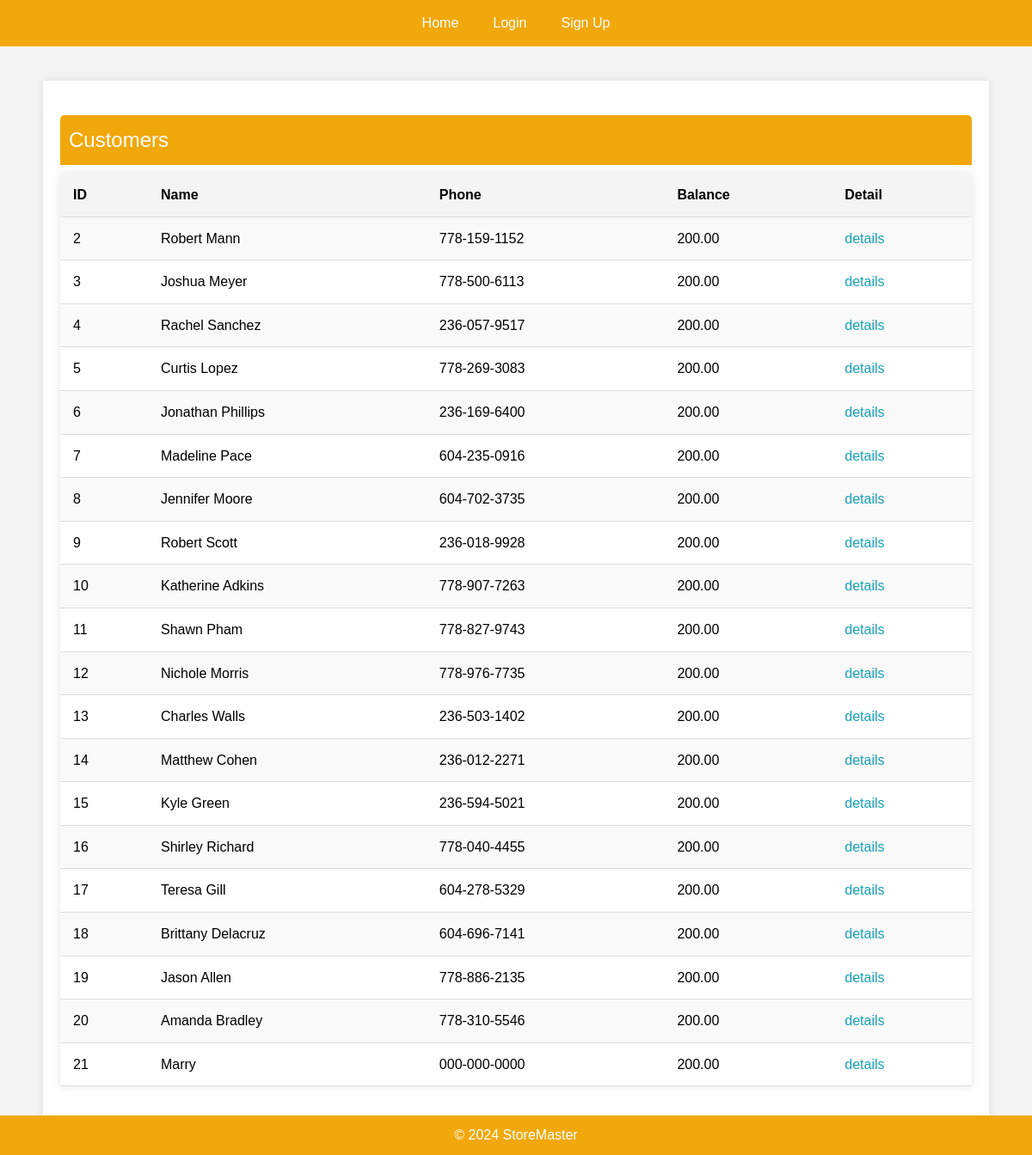
The app's page /customers/ with its own data.
### StoreMaster/models.py (models this page shows, shortened)
class Customer(db.Model):
    __tablename__ = 'customer'
    cid = mapped_column(Integer, primary_key=True)
    name = mapped_column(String(200), nullable=False, unique=True)
    phone = mapped_column(String(20), nullable=False)
    balance = mapped_column(Numeric(10, 2), nullable=False, default=200)
    orders = relationship("Order", back_populates="customer",
                          cascade="all, delete")

### StoreMaster/web_interface/customers.py (the view)
@customers_bp.route("/", methods=["GET"])
def customer_list():
    statement = db.select(Customer).order_by(Customer.cid)  # create a query
    records = db.session.execute(statement)  # run the query
    results = records.scalars()
    return render_template("customer.html", customers=results)

### StoreMaster/templates/customer.html (shortened to what this page needs)
{% extends "base.html" %}
{% block content %}
<div class="block-content">
  <table>
    <caption>
      Customers
    </caption>
    <tr>
      <th>ID</th>
      <th>Name</th>
      <th>Phone</th>
      <th>Balance</th>
      <th>Detail</th>
    </tr>
    {% for customer in customers %}
    <tr>
      <td>{{ customer.cid }}</td>
      <td>{{ customer.name }}</td>
      <td>{{ customer.phone }}</td>
      <td>{{ customer.balance }}</td>
      <td>
        <a href="{{ url_for('customers_html.customer_detail', customer_id=customer.cid) }}">details</a>
      </td>
    </tr>
    {% endfor %}
  </table>
</div>
{% endblock %}

### StoreMaster/templates/base.html (shortened to what this page needs)
<!DOCTYPE html>
<html lang="en">
  <head>
    <link
      rel="stylesheet"
      href="{{ url_for('static', filename='style.css') }}"
    />
  </head>
  <body>
    <div class="navbar">
      <a href="{{ url_for('home_html.home') }}" class="navbar-item"> Home </a>
       {% if not current_user.is_authenticated %}
      <a href="{{ url_for('auth.login') }}" class="navbar-item"> Login </a>
      <a href="{{ url_for('auth.signup') }}" class="navbar-item"> Sign Up </a>
      {% endif %}
    </div>
    <div class="container">{% block content %}{% endblock %}</div>
    <footer>&copy; 2024 StoreMaster</footer>
  </body>
</html>

### StoreMaster/static/style.css (style rules this page uses)
body, h1, a { margin: 0; padding: 0; }
body { font-family: Arial, sans-serif; line-height: 1.6; background-color: #f4f4f4; margin: 0; padding: 0; }
.navbar { background-color: #f1a80c; overflow: hidden; display: flex; justify-content: center; }
.navbar-item { color: white; padding: 14px 20px; text-align: center; text-decoration: none; display: block; }
.container { max-width: 1100px; margin: auto; padding: 20px; }
footer { background-color: #f1a80c; color: white; text-align: center; padding: 10px 0; position: fixed; bottom: 0; width: 100%; }
.block-content { padding: 20px; background: white; margin: 20px 0; box-shadow: 0 0 10px rgba(0, 0, 0, 0.1); }
table { width: 100%; border-collapse: collapse; margin: 20px 0; background: white; box-shadow: 0 0 10px rgba(0, 0, 0, 0.1); }
table caption { font-size: 1.5em; margin-bottom: 10px; text-align: left; padding: 10px; background-color: #f1a80c; color: white; border-top-left-radius: 5px; border-top-right-radius: 5px; }
table th, table td { padding: 12px 15px; text-align: left; border-bottom: 1px solid #ddd; }
table th { background-color: #f4f4f4; font-weight: bold; }
table tr:nth-child(even) { background-color: #f9f9f9; }
table a { color: #17a2b8; text-decoration: none; }

### records on screen
Customer: cid "2", name "Robert Mann", phone "778-159-1152", balance "200.00"
Customer: cid "3", name "Joshua Meyer", phone "778-500-6113", balance "200.00"
Customer: cid "4", name "Rachel Sanchez", phone "236-057-9517", balance "200.00"
Customer: cid "5", name "Curtis Lopez", phone "778-269-3083", balance "200.00"
Customer: cid "6", name "Jonathan Phillips", phone "236-169-6400", balance "200.00"
Customer: cid "7", name "Madeline Pace", phone "604-235-0916", balance "200.00"
Customer: cid "8", name "Jennifer Moore", phone "604-702-3735", balance "200.00"
Customer: cid "9", name "Robert Scott", phone "236-018-9928", balance "200.00"
Customer: cid "10", name "Katherine Adkins", phone "778-907-7263", balance "200.00"
Customer: cid "11", name "Shawn Pham", phone "778-827-9743", balance "200.00"
Customer: cid "12", name "Nichole Morris", phone "778-976-7735", balance "200.00"
Customer: cid "13", name "Charles Walls", phone "236-503-1402", balance "200.00"
Customer: cid "14", name "Matthew Cohen", phone "236-012-2271", balance "200.00"
Customer: cid "15", name "Kyle Green", phone "236-594-5021", balance "200.00"
Customer: cid "16", name "Shirley Richard", phone "778-040-4455", balance "200.00"
Customer: cid "17", name "Teresa Gill", phone "604-278-5329", balance "200.00"
Customer: cid "18", name "Brittany Delacruz", phone "604-696-7141", balance "200.00"
Customer: cid "19", name "Jason Allen", phone "778-886-2135", balance "200.00"
Customer: cid "20", name "Amanda Bradley", phone "778-310-5546", balance "200.00"
Customer: cid "21", name "Marry", phone "000-000-0000", balance "200.00"
